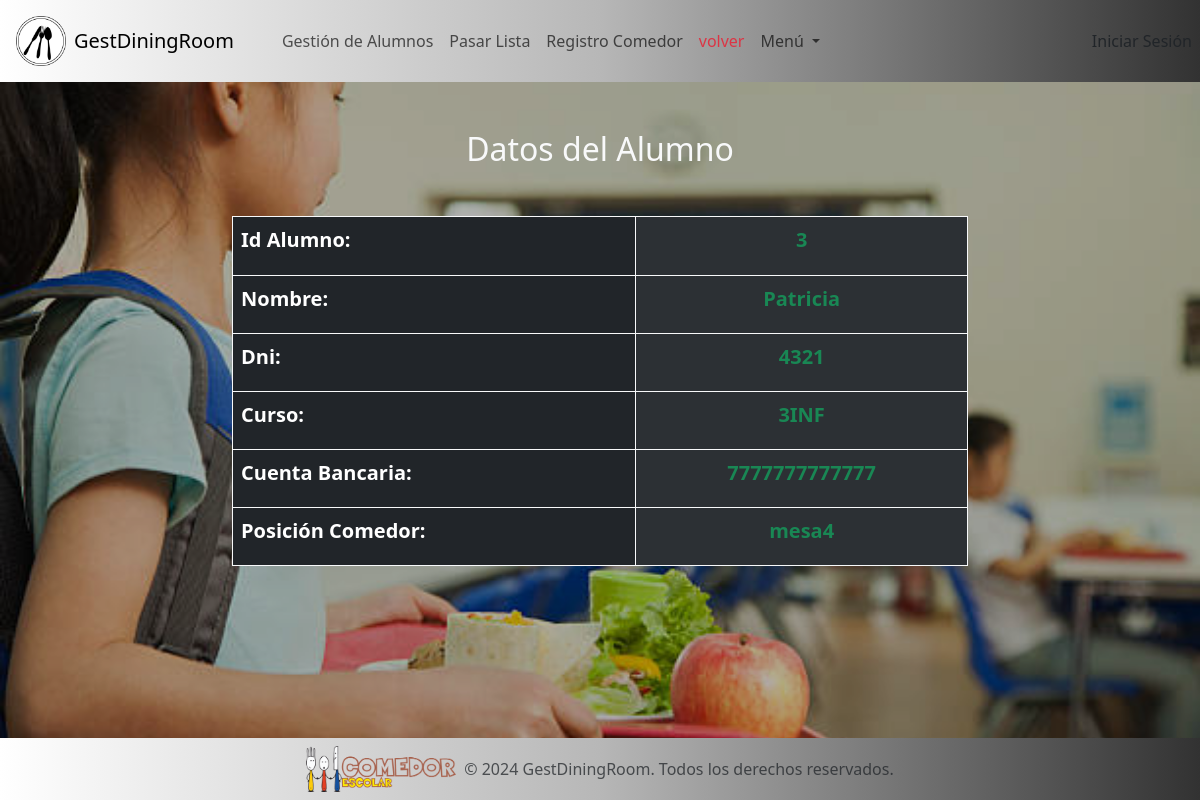
The page /views/mostrar_datos_alumnos.php?id_alumno=3 on the database its author committed.
### tables this page shows
CREATE TABLE `alumnos` (
  `id_alumno` int(11) NOT NULL AUTO_INCREMENT,
  `nombre` varchar(255) DEFAULT NULL,
  `dni` varchar(20) DEFAULT NULL,
  `curso` varchar(10) DEFAULT NULL,
  `cuenta_bancaria` varchar(20) DEFAULT NULL,
  `posicion_comedor` varchar(20) DEFAULT NULL,
  PRIMARY KEY (`id_alumno`)
);

### controllers/AlumnoController.php (called while the page is built, shortened)
<?php
    include "../models/AlumnoModel.php";
    class AlumnoController {
        public function mostrarAlumnos($id_alumno){
            $alumnoModel = new AlumnoModel();
            return $alumnoModel->mostrarAlumnos($id_alumno);
        }
    }
?>

### models/AlumnoModel.php (called while the page is built, shortened)
<?php
    include "../includes/config.php";
    class AlumnoModel {
        public function mostrarAlumnos($id_alumno) {
            global $conexion;
            $consulta = "SELECT * FROM alumnos WHERE id_alumno = ?";
            $stmt = mysqli_prepare($conexion, $consulta);
            mysqli_stmt_bind_param($stmt, "i", $id_alumno);
            if ($stmt) {
                mysqli_stmt_execute($stmt);
                $resultado = mysqli_stmt_get_result($stmt);
                if ($resultado) {
                    while ($fila = mysqli_fetch_assoc($resultado)) {
                        $listaAlumnos[] = $fila;
                    }
                }
            }
            return $listaAlumnos;
        }
    }
?>

### views/mostrar_datos_alumnos.php (the view, shortened to what this page needs)
<!DOCTYPE html>
<html lang="en">
<head>
     <link href="https://cdn.jsdelivr.net/npm/bootstrap@5.3.2/dist/css/bootstrap.min.css" rel="stylesheet">
    <link rel="stylesheet" href="https://cdn.jsdelivr.net/npm/bootstrap-icons@1.11.3/font/bootstrap-icons.min.css">
    <link rel="stylesheet" href="../assets/css/mostrar_datos_alumnos.css">
</head>
<body class="fondo d-flex flex-column">
    <nav class="navbar navbar-expand-lg">
        <div class="container-fluid p-2">
            <div class="d-flex align-items-center ms-2 me-4">
                <img src="../assets/imgs/logo.png" class="img-fluid me-2" style="max-width:50px" alt="logo">
                <a class="navbar-brand" href="dashboard.php">GestDiningRoom</a>
            </div>
            <div class="collapse navbar-collapse" id="navbarNavDropdown">
                <ul class="navbar-nav">
                    <li class="nav-item">
                        <a class="nav-link" aria-current="page" href="dashboard.php">Gestión de Alumnos</a>
                    </li>
                    <li class="nav-item">
                        <a class="nav-link" aria-current="page" href="pasar_lista.php">Pasar Lista</a>
                    </li>
                    <li class="nav-item">
                        <a class="nav-link" href="registro_comedor.php">Registro Comedor</a>
                    </li>
                    <li class="nav-item">
                        <a class="nav-link text-danger" href="dashboard.php">volver</a>
                    </li>
                    <li class="nav-item dropdown">
                        <a class="nav-link dropdown-toggle" href="#" role="button" data-bs-toggle="dropdown" aria-expanded="false">
                            Menú
                        </a>
                    </li>
                </ul>
            </div>
            <?php if(isset($_SESSION['usuario'])) { ?>
                <div class="nav-item">
                    <div class="nav-item d-flex align-items-center me-3">
                        <a class="nav-link text-danger me-3" href="../controllers/cerrar_sesion.php">Cerra Sesión</a>
                        <span class="navbar-text bg-primary text-light rounded">
                            <?php echo $_SESSION['usuario']?>
                        </span>
                    </div>
                </div>
            <?php }else{ ?>
                <div class="nav-item">
                    <a class="nav-link" href="/gestion_alumnos_comedor/views/login.php">Iniciar Sesión</a>
                </div>
            <?php } ?>
        </div>
    </nav>
    <div class="container mt-5 content">
        <h2 class="text-center mb-4 text-light">Datos del Alumno</h2>
        <div class="row">
            <div class="col-md-8 offset-md-2 text-center">
                <table class="table table-bordered table-dark table-striped-columns border-light mb-5 mt-4" style="min-height:350px">
                        <?php
                            $id_alumno = $_GET['id_alumno'];
                            include "../controllers//AlumnoController.php";
                            $alumnoController = new AlumnoController();
                            $datosAlumno = $alumnoController->mostrarAlumnos($id_alumno);
                        ?>
                    <tbody>
                        <?php foreach ($datosAlumno as $alumno): ?>
                            <tr>
                                <th class="text-start font-weight-bold" style="font-size: 20px;" scope="row">Id Alumno: </th>
                                <td class="fw-bold text-success" style="font-size: 20px;"><?php echo $alumno['id_alumno'] ?></td>
                            </tr>
                            <tr>
                                <th class="text-start font-weight-bold" style="font-size: 20px;" scope="row">Nombre: </th>
                                <td class="fw-bold text-success" style="font-size: 20px;"><?php echo $alumno['nombre'] ?></td>
                            </tr>
                            <tr>
                                <th class="text-start font-weight-bold" style="font-size: 20px;" scope="row">Dni: </th>
                                <td class="fw-bold text-success" style="font-size: 20px;"><?php echo $alumno['dni'] ?></td>
                            </tr>
                            <tr>
                                <th class="text-start font-weight-bold" style="font-size: 20px;" scope="row">Curso: </th>
                                <td class="fw-bold text-success" style="font-size: 20px;"><?php echo $alumno['curso'] ?></td>
                            </tr>
                            <tr>
                                <th class="text-start font-weight-bold" style="font-size: 20px;" scope="row">Cuenta Bancaria: </th>
                                <td class="fw-bold text-success" style="font-size: 20px;"><?php echo $alumno['cuenta_bancaria'] ?></td>
                            </tr>
                            <tr>
                                <th class="text-start font-weight-bold" style="font-size: 20px;" scope="row">Posición Comedor: </th>
                                <td class="fw-bold text-success" style="font-size: 20px;"><?php echo $alumno['posicion_comedor'] ?></td>
                            </tr>
                        <?php endforeach; ?>
                </table>
            </div>
        </div>
    </div>
    <footer class="footer mt-auto py-2 text-center">
        <div class="d-flex justify-content-center align-items-center">
            <img src="../assets/imgs/Logo_Comedor.png" class="img-fluid me-2" style="max-width:150px" alt="logo">
            <span class="text-muted">© 2024 GestDiningRoom. Todos los derechos reservados.</span>
        </div>
    </footer>
</body>
</html>

### assets/css/mostrar_datos_alumnos.css (style rules this page uses)
html, body { user-select: none; height: 100%; }
body { display: flex; flex-direction: column; }
.content { flex: 1; }
.fondo { background-image: url('../imgs/alumna.jpg'); background-size: cover; background-position: center; height: 100vh; position: relative; }
.fondo::before { content: ''; position: absolute; top: 0; right: 0; bottom: 0; left: 0; background-color: rgba(0, 0, 0, 0.3); z-index: -1; }
.navbar, .footer { background: linear-gradient(to right, #ffffff, #b7b7b7, #323232); }

### rows shown on the page
alumnos: id_alumno "3", nombre "Patricia", dni "4321", curso "3INF", cuenta_bancaria "7777777777777", posicion_comedor "mesa4"
